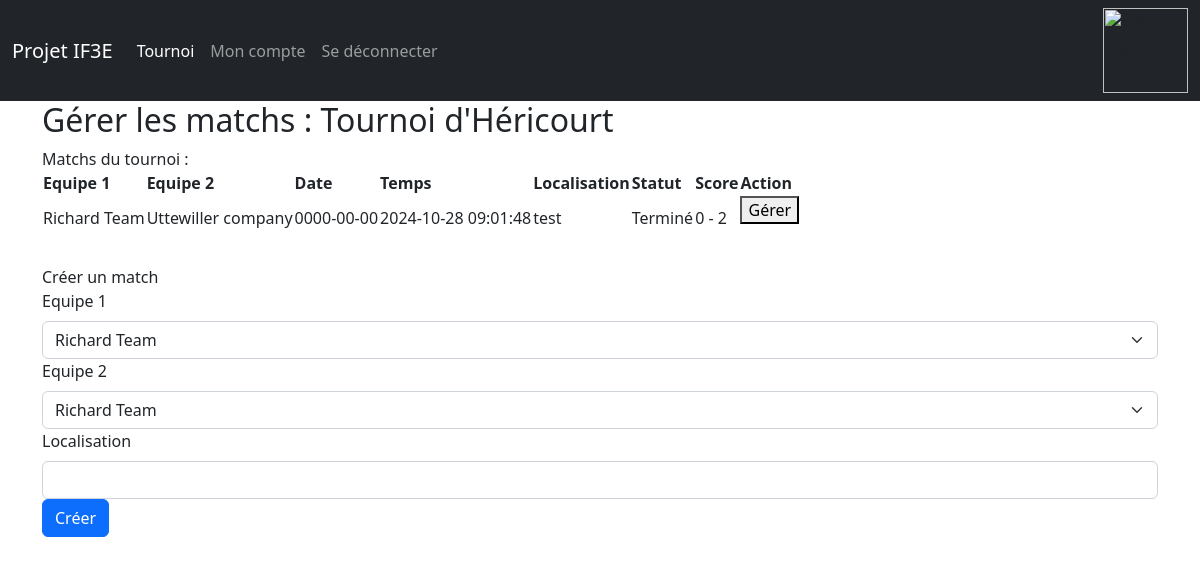
/sources/view/manage_matchs.php?tournament_id=7, run on the app's committed database.
### tables this page shows
CREATE TABLE `tournament` (
  `id` int(11) NOT NULL,
  `game_id` int(11) DEFAULT NULL,
  `name` varchar(256) NOT NULL,
  `number_of_players` int(11) NOT NULL,
  `match_rules` text NOT NULL,
  `owner` int(11) NOT NULL,
  `type` int(11) NOT NULL
);

CREATE TABLE `match_team` (
  `tournament_id` int(11) NOT NULL,
  `team1` int(11) NOT NULL,
  `team2` int(11) NOT NULL,
  `date` date NOT NULL,
  `time` timestamp NOT NULL DEFAULT current_timestamp() ON UPDATE current_timestamp(),
  `location` text NOT NULL,
  `progress` text NOT NULL,
  `score_team1` int(11) NOT NULL,
  `score_team2` int(11) NOT NULL
);

CREATE TABLE `teams` (
  `team_id` int(11) NOT NULL,
  `team_name` text NOT NULL,
  `owner` int(11) NOT NULL
);

### sources/view/manage_matchs.php (the view, shortened to what this page needs)
<?php
$id_tournament=$_GET["tournament_id"];
$bdd = new PDO("mysql:host=localhost;dbname=IF3E_Projet_B;charset=utf8", "root", "");
$req = $bdd->prepare("SELECT name, type FROM tournament WHERE id=?");
$req->execute([$id_tournament]);
$data = $req->fetch();
$name_tournoi = $data["name"];
$type_tournoi = $data["type"];
?>
<html lang="fr">
<head>
    <link href="https://cdn.jsdelivr.net/npm/bootstrap@5.2.3/dist/css/bootstrap.min.css" rel="stylesheet">
</head>
<body>
<nav class="navbar navbar-expand-lg navbar-dark bg-dark">
    <div class="container-fluid">
        <a class="navbar-brand" href="#">Projet IF3E</a>
        <div class="collapse navbar-collapse" id="navbarSupportedContent">
            <ul class="navbar-nav me-auto mb-2 mb-lg-0">
                <li class="nav-item">
                    <a class="nav-link active" aria-current="page">Tournoi</a>
                </li>
                <li class="nav-item">
                    <a class="nav-link" href="account.php">Mon compte</a>
                </li>
                <li class="nav-item">
                    <a class="nav-link" href="../controller/signout.php">Se déconnecter</a>
                </li>
            </ul>
            <ul class="navbar-nav">
                <li class="nav-item">
                    <img src="../images/logo_UTBM_blanc.png" width="85" id="logo" alt="TLC Logo" />
                </li>
            </ul>
        </div>
    </div>
</nav>
<div class="container">
    <h2>Gérer les matchs : <?php echo $name_tournoi ?></h2>
    Matchs du tournoi :
    <table>
        <tr>
            <?php if($type_tournoi=="0"){ ?>
                <th>Joueur 1</th>
                <th>Joueur 2</th>
            <?php } else {?>
                <th>Equipe 1</th>
                <th>Equipe 2</th>
            <?php } ?>
            <th>Date</th>
            <th>Temps</th>
            <th>Localisation</th>
            <th>Statut</th>
            <th>Score</th>
            <th>Action</th>
        </tr>
        <?php
        $bdd = new PDO("mysql:host=localhost;dbname=IF3E_Projet_B;charset=utf8", "root", "");
        if ($type_tournoi==0){
            $req = $bdd->prepare("SELECT player1, P1.pseudo AS pseudo1, player2, P2.pseudo AS pseudo2, date, time, location, progress, score_player1, score_player2 FROM match_player INNER JOIN users P1 ON P1.id=match_player.player1 INNER JOIN users P2 ON P2.id=match_player.player2 WHERE tournament_id = ?");
            $req->execute([$id_tournament]);
            while($data = $req->fetch()) {
                echo "<tr>";
                echo "<td>" . $data['pseudo1'] . "</td>";
                echo "<td>" . $data['pseudo2'] . "</td>";
                echo "<td>" . $data['date'] . "</td>";
                echo "<td>" . $data['time'] . "</td>";
                echo "<td>" . $data['location'] . "</td>";
                echo "<td>" . $data['progress'] . "</td>";
                echo "<td>" . $data['score_player1'] . " - " . $data['score_player2'] . "</td>";
                echo "<td>
                    <form method='POST'>
                    <button type='submit' formaction='../view/manage_match.php?type=$type_tournoi&tournament_id=$id_tournament&player1=" . $data['player1'] ."&player2=". $data['player2'] . "'>Gérer</button>
                    </form>
                </td>";
                echo "</tr>";
            }
        } else {
            $req = $bdd->prepare("SELECT team1, T1.team_name AS name_team1, team2, T2.team_name AS name_team2, date, time, location, progress, score_team1, score_team2 FROM match_team INNER JOIN teams T1 ON T1.team_id=match_team.team1 INNER JOIN teams T2 ON T2.team_id=match_team.team2 WHERE tournament_id = ?");
            $req->execute([$id_tournament]);
            while($data = $req->fetch()) {
                echo "<tr>";
                echo "<td>" . $data['name_team1'] . "</td>";
                echo "<td>" . $data['name_team2'] . "</td>";
                echo "<td>" . $data['date'] . "</td>";
                echo "<td>" . $data['time'] . "</td>";
                echo "<td>" . $data['location'] . "</td>";
                echo "<td>" . $data['progress'] . "</td>";
                echo "<td>" . $data['score_team1'] . " - " . $data['score_team2'] . "</td>";
                echo "<td>
                    <form method='POST'>
                    <button type='submit' formaction='../view/manage_match.php?type=$type_tournoi&tournament_id=$id_tournament&team1=" . $data['team1'] ."&team2=". $data['team2'] . "'>Gérer</button>
                    </form>
                </td>";
                echo "</tr>";
            }
        }
        ?>
    </table>
    <form method="post" action="../controller/create_match.php<?php echo '?type='.$type_tournoi.'&tournament_id='.$id_tournament ?>">
        <br>Créer un match<br>
        <?php if($type_tournoi==0){ ?>
            <label for="player1" class="form-label">Joueur 1</label>
            <select id="player1" name="player1" class="form-select">
                <?php
                $bdd = new PDO("mysql:host=localhost;dbname=IF3E_Projet_B;charset=utf8", "root", "");
                $req = $bdd->prepare("SELECT users.id, users.pseudo FROM tournament_players INNER JOIN users ON users.id=tournament_players.player WHERE tournament_id = ?");
                $req->execute([$id_tournament]);
                while($data = $req->fetch()) {
                    ?>
                    <option value="<?php echo $data["id"]?>"><?php echo $data["pseudo"]?></option>
                    <?php
                }
                ?>
            </select>
            <label for="player2" class="form-label">Joueur 2</label>
            <select id="player2" name="player2" class="form-select">
                <?php
                $bdd = new PDO("mysql:host=localhost;dbname=IF3E_Projet_B;charset=utf8", "root", "");
                $req = $bdd->prepare("SELECT users.id, users.pseudo FROM tournament_players INNER JOIN users ON users.id=tournament_players.player WHERE tournament_id = ?");
                $req->execute([$id_tournament]);
                while($data = $req->fetch()) {
                    ?>
                    <option value="<?php echo $data["id"]?>"><?php echo $data["pseudo"]?></option>
                    <?php
                }
                ?>
            </select>
        <?php }else {?>
            <label for="team1" class="form-label">Equipe 1</label>
            <select id="team1" name="team1" class="form-select">
                <?php
                $bdd = new PDO("mysql:host=localhost;dbname=IF3E_Projet_B;charset=utf8", "root", "");
                $req = $bdd->prepare("SELECT teams.team_id, teams.team_name FROM tournaments_teams INNER JOIN teams ON teams.team_id=tournaments_teams.team WHERE tournament_id = ?");
                $req->execute([$id_tournament]);
                while($data = $req->fetch()) {
                    ?>
                    <option value="<?php echo $data["team_id"]?>"><?php echo $data["team_name"]?></option>
                    <?php
                }
                ?>
            </select>
            <label for="team2" class="form-label">Equipe 2</label>
            <select id="team2" name="team2" class="form-select">
                <?php
                $bdd = new PDO("mysql:host=localhost;dbname=IF3E_Projet_B;charset=utf8", "root", "");
                $req = $bdd->prepare("SELECT teams.team_id, teams.team_name FROM tournaments_teams INNER JOIN teams ON teams.team_id=tournaments_teams.team WHERE tournament_id = ?");
                $req->execute([$id_tournament]);
                while($data = $req->fetch()) {
                    ?>
                    <option value="<?php echo $data["team_id"]?>"><?php echo $data["team_name"]?></option>
                    <?php
                }
                ?>
            </select>
        <?php }?>
        <label for='location' class='form-label'>Localisation</label>
        <input id='location' type='text' name='location' class='form-control'/>
        <div class="col-12">
            <button class="btn btn-primary" type="submit">Créer</button>
        </div>
    </form>
</div>
</body>
</html>

### data on the page
tournament: name "Tournoi d'Héricourt"
match_team: team1.team_name "Richard Team", team2.team_name "Uttewiller company", date "0000-00-00", time "2024-10-28 09:01:48", location "test", progress "Terminé", score_team1 "0", score_team2 "2"

### other printed values
form field team1 "Richard Team"
form field team2 "Richard Team"
